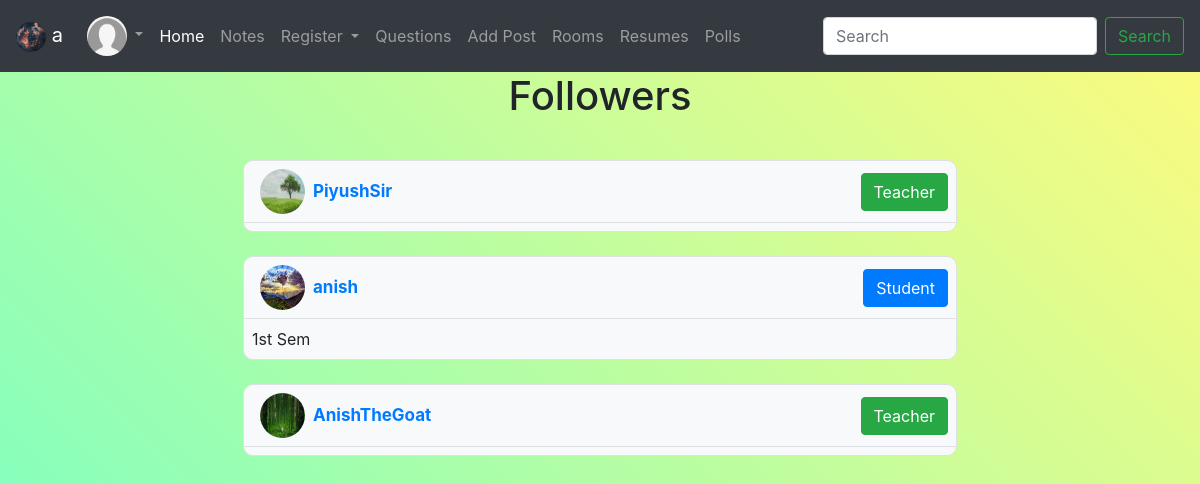
The app's page /followers/1 (signed in) with its own data.
### base/models.py (models this page shows, shortened)
class User(AbstractUser):
    name = models.CharField(max_length=50, null = False)
    email = models.CharField( max_length=50 ,null = True)
    avatar = models.ImageField( upload_to='Avaters',  default = 'default-profile-pic.png')
    bio = models.TextField(null = True)
    bca_class = models.CharField( max_length=50 ,choices=class_list ,default= ('1st Sem', '1st Sem'), null = True)
    is_teacher = models.BooleanField(default = False)
    followers = models.ManyToManyField('User', related_name='follower')
    followings = models.ManyToManyField('User',related_name= 'following')

### base/views.py (the view)
# urls.py: path('followers/<int:id>', followers , name= 'followers'),
@login_required(login_url='login')
def followers(request, id):
    followers = User.objects.get(id = id).followers.all()
    context = {
        'users' : followers,
    }
    return render(request, 'followers.html',context)

### templates/followers.html
{% extends 'master.html' %}
{% block content %}
<h1 class = 'text-center'>
    Followers
</h1>
{% include 'users-feed.html' %}
{% endblock content %}

### templates/master.html (shortened to what this page needs)
{% load static %}
<!DOCTYPE html>
<html lang="en">
<head>
    <link rel="stylesheet" href="{% static 'css/master.css' %}">
    <link rel="stylesheet" href="https://maxcdn.bootstrapcdn.com/bootstrap/4.5.2/css/bootstrap.min.css">
    <link rel="stylesheet" href="https://cdnjs.cloudflare.com/ajax/libs/font-awesome/6.3.0/css/all.min.css">
  </head>
<body>
    <nav class="navbar navbar-dark bg-dark navbar-expand-lg">
      <a class="navbar-brand" href="#">
        <img src="{% static 'images/website.avif' %}" width="30" height="30" alt="logo" class="rounded-circle">
        {% if request.user.is_authenticated %}
        {{request.user.username}}
        {% else %}
        Anonymous
        {% endif %}
      </a>
      <div class="collapse navbar-collapse" id="navbar-list-4">
        <ul class="navbar-nav">
            <li class="nav-item dropdown">
            {% if request.user.is_authenticated %}
            <a class="nav-link dropdown-toggle" href="#" id="navbarDropdownMenuLink" role="button" data-toggle="dropdown" aria-haspopup="true" aria-expanded="false">
              <img src="{{request.user.avatar.url}}" width="40" height="40" class="rounded-circle">
            </a>
            {% endif %}
          </li>
        </ul>
          <ul class="navbar-nav mr-auto">
            <li class="nav-item active">
              <a class="nav-link" href="{% url 'home' %}">Home </a>
            </li>
            <li class="nav-item">
              <a class="nav-link" href="{% url 'notes' %}">Notes</a>
            </li>
            <li class="nav-item dropdown">
              <a class="nav-link dropdown-toggle" href="#" id="navbarDropdown" role="button" data-toggle="dropdown" aria-haspopup="true" aria-expanded="false">
                Register
              </a>
            </li>
            <li class="nav-item">
              <a class="nav-link" href="{% url 'questions' %}">Questions</a>
            </li>
            <li class="nav-item">
              <a class="nav-link" href="{% url 'add-post' %}">Add Post</a>
            </li>
            <li class="nav-item">
              <a class="nav-link" href="{% url 'rooms' %}">Rooms</a>
            </li>
            <li class="nav-item">
              <a class="nav-link" href="{% url 'resumes' %}">Resumes</a>
            </li>
            <li class="nav-item">
              <a class="nav-link" href="{% url 'polls' %}">Polls</a>
            </li>
          </ul>
          <form class="form-inline my-2 my-lg-0" method  = 'POST' action = '/user-search'>
            <input class="form-control mr-sm-2" type="search" placeholder="Search" aria-label="Search" name = 'search'>
            <button class="btn btn-outline-success my-2 my-sm-0" type="submit">Search</button>
          </form>
      </nav>
    {% block content %}
    {% endblock content %}
</body>
</html>

### templates/users-feed.html
<div class="search">
    <div class="container mt-4 mb-5">
        <div class="d-flex justify-content-center row ">
            <div class="col-md-8">
                {% for user in users %}
                <div class="feed p-2" >
                    <div class="bg-light border mt-2 text-black " style = 'border-radius: 10px;'>
                        <div>
                            <div class="d-flex flex-row justify-content-between align-items-center p-2 border-bottom">
                                <a href="{% url 'show-profile' user.id%}">
                                <div class="d-flex flex-row align-items-center feed-text px-2"><img class="rounded-circle" src="{{user.avatar.url}}" width="45" height = '45'>
                                    <div class="d-flex flex-column flex-wrap ml-2"><span class="font-weight-bold" style = "font-size: 17px;">{{user.username}}
                                </div>
                                </div>
                            </a>
                            {% if user.is_teacher %}
                                        <button type="button" class="btn btn-success">Teacher</button>
                                        {% else %}
                                        <button type="button" class="btn btn-primary">Student</button>
                                        {% endif %}
                            </div>
                            <div class="cls m-2">
                                {% if not user.is_teacher %}
                            {{user.bca_class}}
                            {% endif %}
                            </div>
                        </div>
                    </div>
                </div>
                {% endfor %}
            </div>
        </div>
    </div>
</div>

### records on screen
User: user.username "a", user.avatar (placeholder picture)
User: avatar (picture), username "PiyushSir", is_teacher "Teacher"
User: avatar (picture), username "anish", is_teacher "Student", bca_class "1st Sem"
User: avatar (picture), username "AnishTheGoat", is_teacher "Teacher"
